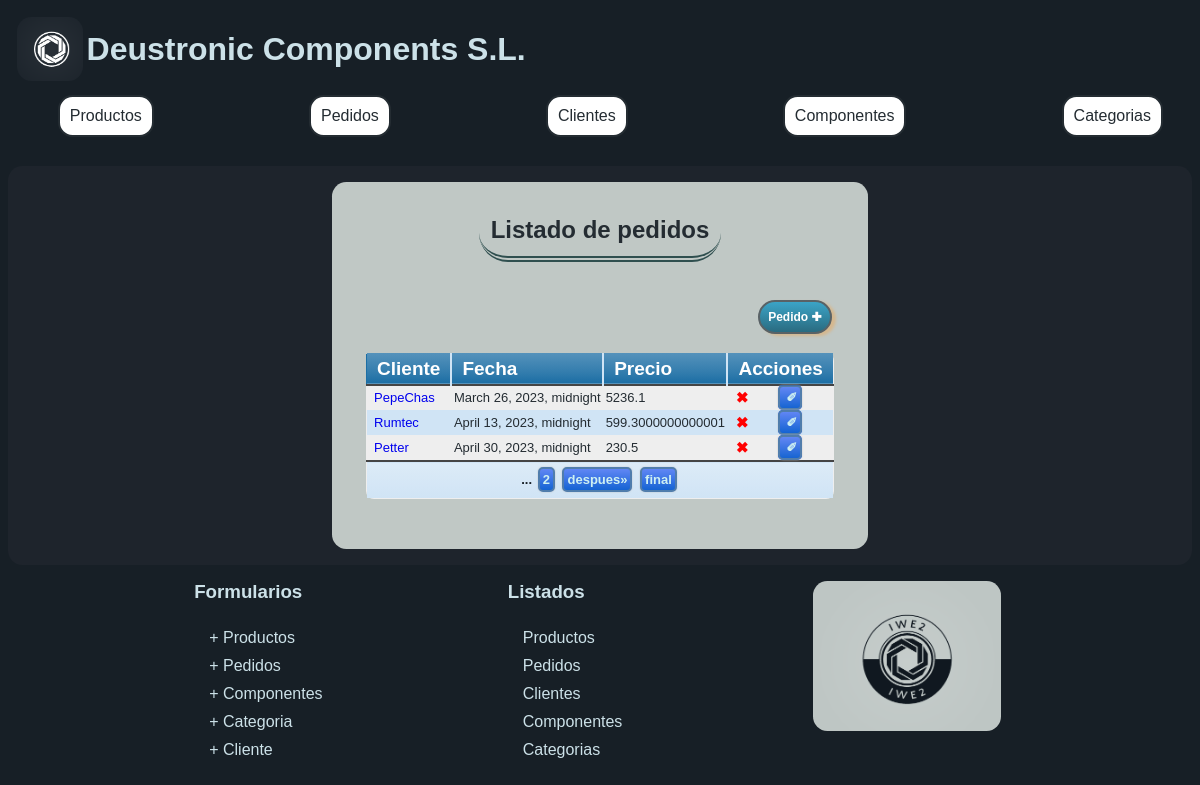
The app's page /appProyecto/pedidos/, older data.
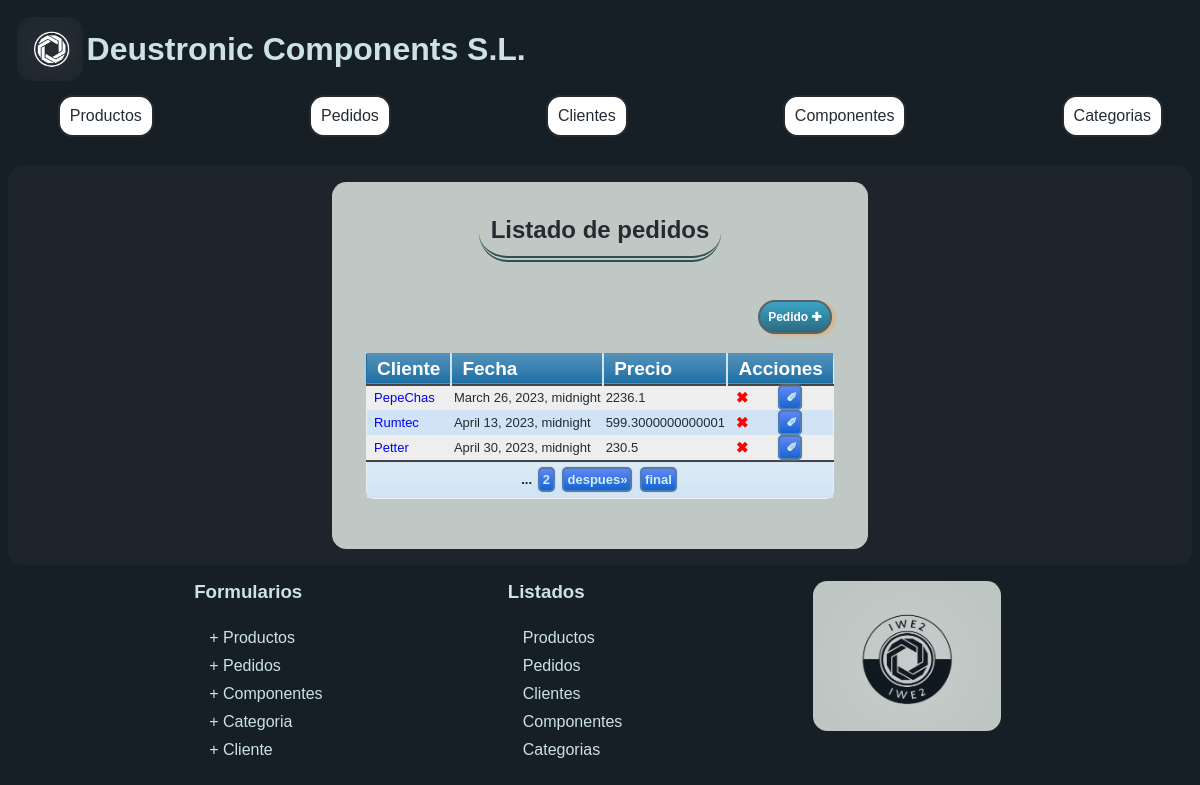
The same page, newer data.
### appProyecto/models.py (models this page shows, shortened)
class Pedido(models.Model):
    id_cliente = models.ForeignKey(Cliente, on_delete=models.CASCADE)
    fecha = models.DateTimeField('Fecha de creacion')
    precio = models.FloatField(default=0)
    producto = models.ManyToManyField(Producto, through="Cantidad")

class Cliente(models.Model):
    cif = models.CharField(max_length=100, unique=True)
    nombre = models.CharField(max_length=100)
    direccion = models.CharField(max_length=200)
    telefono = models.CharField(max_length=30)
    email = models.EmailField(max_length=200)
    def __str__(self):
        return self.nombre

### appProyecto/views.py (the view)
class PedidosListView(ListView):
    model = Pedido
    paginate_by = 3
    context_object_name = 'pedidos'

### appProyecto/templates/appProyecto/pedido_list.html (shortened to what this page needs)
{% extends "base.html" %} {% block titulo %}Listado de pedidos{% endblock %}
{%block contenido %}
<div class="content">
  <h2>Listado de pedidos</h2>
  <div class="tablasList">
    <a href="{%url 'crear pedido'%}" class="button">Pedido&nbsp;✚</a>
    {% if pedidos %}
    <table class="paleBlueRows blueTable">
      <thead>
        <tr>
          <th>Cliente</th>
          <th>Fecha</th>
          <th>Precio</th>
          <th colspan="2">Acciones</th>
        </tr>
      </thead>
      <tbody>
        {% for r in pedidos %}
        <tr>
          <td>
            <a href="{% url 'detalle pedido' r.id %}">{{ r.id_cliente}}</a>
          </td>
          <td>{{ r.fecha}}</td>
          <td>{{ r.precio}}</td>
          <td>
            <a href="/appProyecto/pedidos/{{pedido.id}}/delete/" class="buttonBorrar">
              &nbsp;✖</a
            >
          </td>
          <td>
            <a href="/appProyecto/pedidos/{{pedido.id}}/update/" class="buttonAccion">
              &nbsp;✐</a
            >
          </td>
        </tr>
        {% endfor %}
      </tbody>
      {% if page_obj.paginator.num_pages > 1 %}
      <tfoot>
        <tr>
          <td colspan="5">
            <div class="links">
               {% for i in page_obj.paginator.page_range %}
              {% if i  == page_obj.number %} ... {% else %}
              <a href="?page={{ i }}">{{ i }}</a>
              {% endif %} {% endfor %} {% if page_obj.has_next %}
              <a href="?page={{ page_obj.next_page_number }}">despues&raquo;</a>
              <a href="?page={{ page_obj.paginator.num_pages }}">final</a>
              {% endif %}
            </div>
          </td>
        </tr>
      </tfoot>
      {% endif %}
    </table>
    {% else %}
    <p>No hay pedidos creados.</p>
    {% endif %}
  </div>
</div>
{% endblock %}

Row changes from the older to the newer data that the page shows:
changed Pedido "March 26, 2023, midnight": precio "5236.1" → "2236.1"
